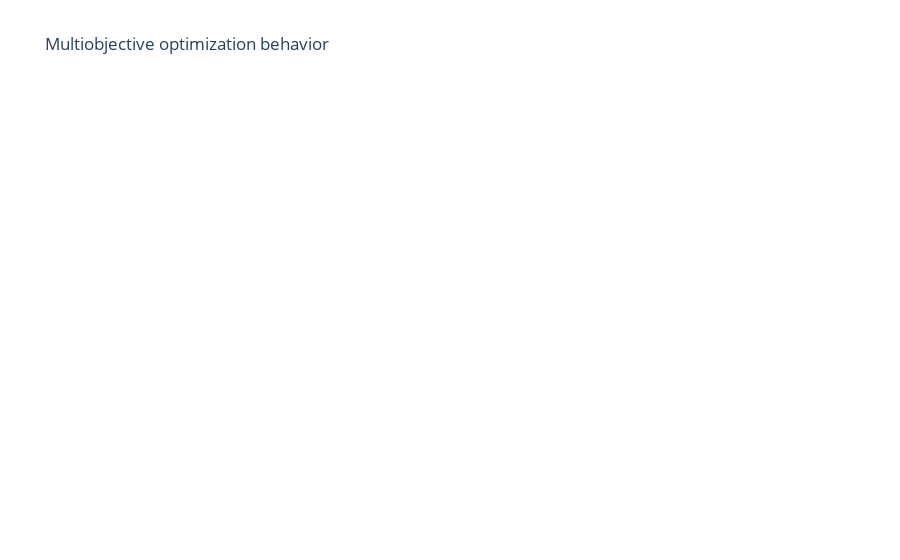

The code cell stored with this chart in its notebook:
### Markdown cell above
#### Shaking moment vs Shaking force

This graph shows the behavior of the Pareto efficient solutions, where the improvement on the optimization of one variable, directly affects others'.

### Code cell
fig = px.parallel_coordinates({"Shaking Moment": shMoments[optimal], "Shaking Force": shForces[optimal], "Fitness": fitness[optimal]}, title = "Multiobjective optimization behavior",
                            color = "Fitness",
                            color_continuous_scale=px.colors.sequential.Jet)
fig.show()

### Figure 1 — Plotly figure (JSON) as saved in the notebook; plotly's stock layout.template omitted (floating-point values rounded to 4 significant figures)
{"data": [{"dimensions": [{"label": "Shaking Moment", "values": []}, {"label": "Shaking Force", "values": []}, {"label": "Fitness", "values": []}], "domain": {"x": [0, 1], "y": [0, 1]}, "line": {"color": [], "coloraxis": "coloraxis"}, "name": "", "type": "parcoords"}], "layout": {"coloraxis": {"colorbar": {"title": {"text": "Fitness"}}, "colorscale": [[0, "rgb(0,0,131)"], [0.2, "rgb(0,60,170)"], [0.4, "rgb(5,255,255)"], [0.6, "rgb(255,255,0)"], [0.8, "rgb(250,0,0)"], [1, "rgb(128,0,0)"]]}, "legend": {"tracegroupgap": 0}, "title": {"text": "Multiobjective optimization behavior"}}}
